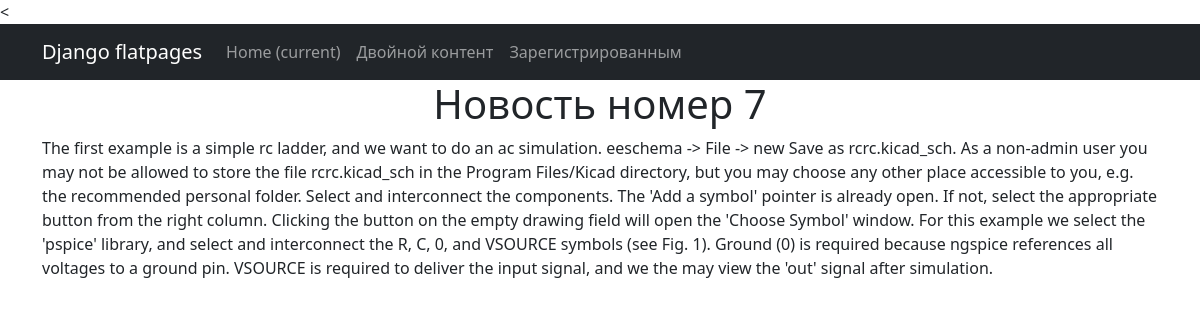
Screenshot of /news/7 with the database file from the repository.
### NewsPortal/models.py (models this page shows, shortened)
class Post(models.Model):
    article = "AR"
    news = "NS"
    POST_TYPE = [(article, 'Статья'), (news, 'Новость')]
    post_author = models.ForeignKey(Author, on_delete=models.PROTECT)
    type = models.CharField(max_length=2, choices=POST_TYPE, default=article)
    time_of_creation = models.DateTimeField(auto_now_add=True)
    category = models.ManyToManyField(Category, through="PostCategory")
    header = models.CharField(max_length=255)  # TODO
    text = models.TextField()  # TODO
    rating = models.IntegerField(default=0)

### NewsPortal/views.py (the view)
# urls.py: path('<int:pk>', NewsDetail.as_view()),
class NewsDetail(DetailView):
   model = Post
   template_name = 'newsdetail.html'
   context_object_name = 'newsdetail'

### templates/newsdetail.html (shortened to what this page needs)
<{% extends 'flatpages/default.html' %}
{% load custom_filters %}
{% block content %}
    <h1>{{newsdetail.header}}</h1>
    <p>{{newsdetail.text}}</p>
{% endblock content %}

### rows the page displays
Post: header "Новость номер 7", text "The first example is a simple rc ladder, and we want to do an ac simulation. eeschema -> File -> new Save as rcrc.kicad_sch. As a non-admin user you may not be allowed to store the file rcrc.kicad_sch in the Program Files/Kicad directory, but you may choose any other place accessible to you, e.g. the recommended personal folder. Select and interconnect the components. The 'Add a symbol' pointer is already open. If not, select the appropriate button from the right column. Clicking the button on the empty drawing field will open the 'Choose Symbol' window. For this example we select the 'pspice' library, and select and interconnect the R, C, 0, and VSOURCE symbols (see Fig. 1). Ground (0) is…"
